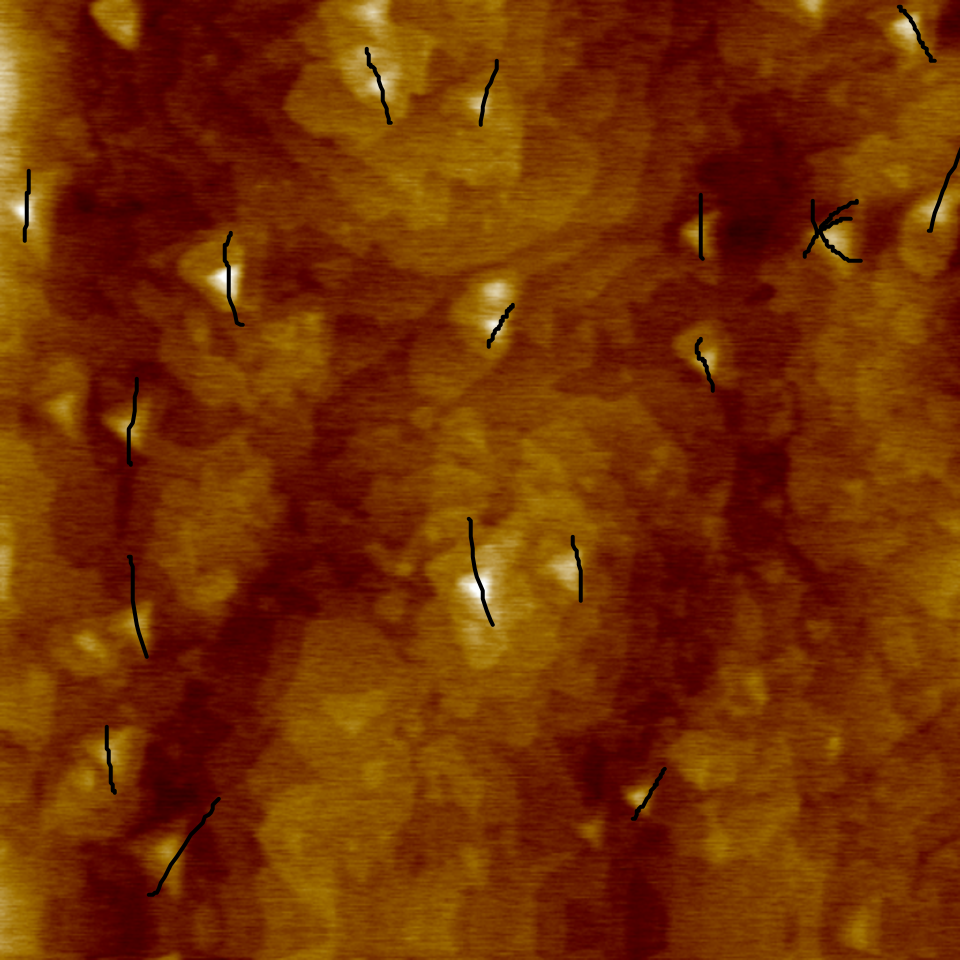
#> input picture M87 image 009 paint.tif, 1920 x 1920 px (shown at 1/2 size)
$ python find_dots_coco.py . 5 5
#> lines starting #> are read from the running program, lines starting #| are printed output that depends on the picture; after the words box and inside, x2 and y2 are one past the last pixel; in counts of white or black regions, pixels touching at a corner belong together
import os
import cv2
import copy
import numpy as np
import sys
import base64
import json
import pathlib
import argparse


COCO_ANNOTATION_STRUCTURE = {
    'segmentation': [], # [x1, y1, x2, y2, ...] (list of points for the polygon)
    'iscrowd': 0,
    'image_id': 0,
    'category_id': 1,
    'id': 0,
    'area': 0,
    'bbox': [], # [x, y, h, w]
}

OUTPUT_STRUCTURE = {
  "imageData": "",
  "imageHeight": 518,
  "imageWidth": 518
}

def main(image_dir, min_area, max_area):
#> called with image_dir = '.', min_area = 5, max_area = 5
    ann_id = 1
    img_id = 1
    image_dir = sys.argv[1]
    for curr_dir, next_dirs, files in os.walk(image_dir):
        for f in files:
            if not f.endswith('.tif'):
                continue

            image_path = os.path.join(curr_dir, f)
            with open(image_path, 'rb') as f:
                image_data = base64.b64encode(f.read())

            image = cv2.imread(image_path)
#> image is the input picture: shape (1920, 1920, 3); mean B, G, R 1.6, 48, 116.1

            #blur = cv2.medianBlur(image, 5)
            gray = cv2.cvtColor(image, cv2.COLOR_BGR2GRAY)
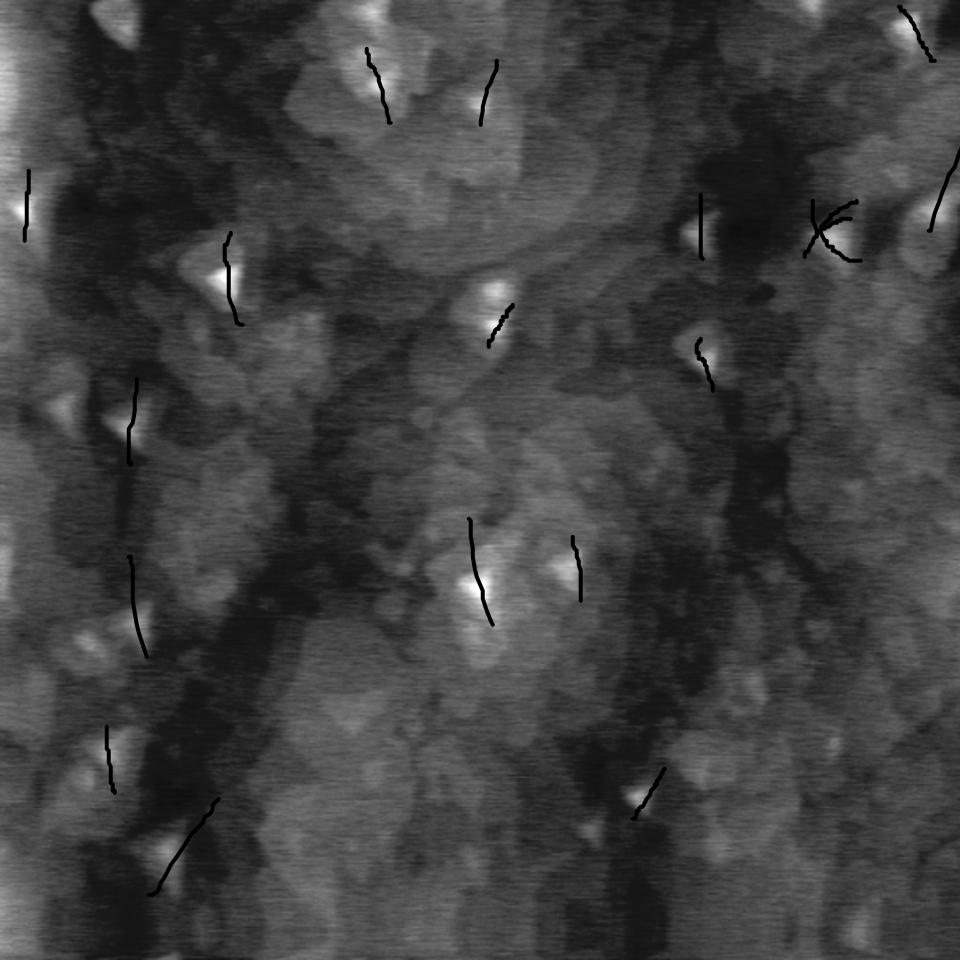
#> gray: shape (1920, 1920) (shown at 1/2 size); min 0, max 255, mean 63.1
            thresh = cv2.threshold(gray,160,255, cv2.THRESH_BINARY)[1]
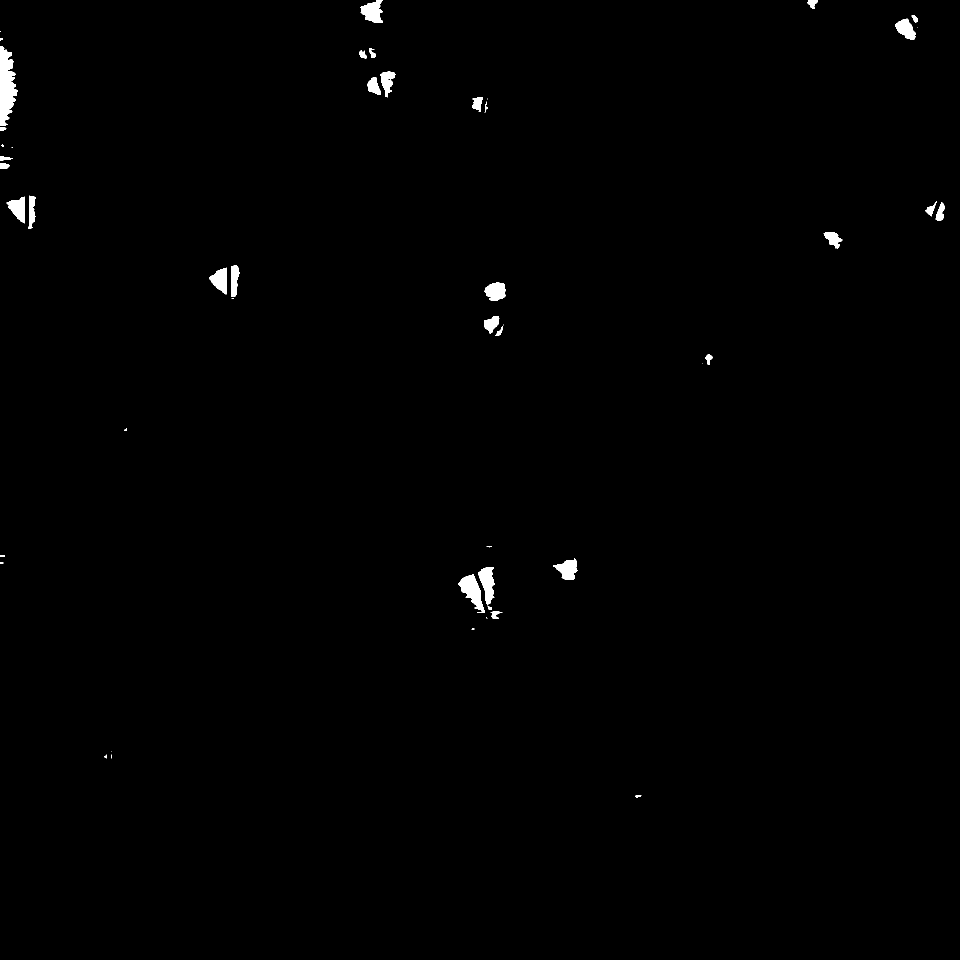
#> thresh: shape (1920, 1920) (shown at 1/2 size); 0.57% white; 49 white regions (15 under 20 px)

            cnts = cv2.findContours(thresh, cv2.RETR_EXTERNAL, cv2.CHAIN_APPROX_SIMPLE)
#> cnts = 49 contours, 18 with area under 20; largest, box (x1, y1, x2, y2) and area: (0, 93, 35, 252) 3452, (917, 1149, 970, 1226) 1742, (956, 1134, 990, 1210) 1378, (721, 0, 766, 46) 1260, (1106, 1116, 1155, 1160) 1144
            cnts = cnts[0] if len(cnts) == 2 else cnts[1]

            # find dots
            all_anns = []
            for c in cnts:
                area = cv2.contourArea(c)
                if (max_area >= area >= min_area):
                    cv2.drawContours(image, [c], -1, (36, 255, 12), 2)
                    anns = copy.deepcopy(COCO_ANNOTATION_STRUCTURE)

                    # get segmentations in format: [x1,y1,x2,y2..] and also find:
                    # - leftmost x
                    # - rightmost x
                    # - highest y
                    # - lowest y
                    segs = []
                    point_xy_list = c.squeeze().tolist() # [(x1,y1), (x2,y2), ...]
                    left_x = right_x = point_xy_list[0][0]
                    top_y = bottom_y = point_xy_list[0][1]
                    for x,y in point_xy_list:
                       segs.extend([x,y])
                       left_x = min(left_x, x)
                       right_x = max(right_x, x)
                       top_y = max(top_y, y)
                       bottom_y = min(bottom_y, y)

                    # get bbox in format: [x, y, h, w]
                    height = top_y - bottom_y
                    width = right_x - left_x
                    anns['segmentation'] = [segs]
                    anns['area'] = area
                    anns['bbox'] = [left_x, top_y, right_x, bottom_y]
                    anns['id'] = ann_id
                    anns['image_id'] = img_id
                    all_anns.append(anns)
                    ann_id += 1
#> this loop made 49 passes
#> area on passes 1, 7, 8, 9, 10, 12, 17, 18, 20, 22, 23, 24: 30, 154.5, 28, 1742.5, 1377.5, 1143.5, 148, 95, 595.5, 1119, 1056.5, 759.5
#> after the loop, all_anns = []; ann_id = 1

            # dump to json
            output = copy.deepcopy(OUTPUT_STRUCTURE)
            output['imageData'] = image_data
            output['imageWidth'] = thresh.shape[0]
            output['imageHeight'] = thresh.shape[1]
            output['imagePath'] = image_path
            output['annotations'] = all_anns

            p = pathlib.Path(image_path)
            output_path = os.path.join(curr_dir, p.stem + '_coco.json')
            with open(output_path, 'w') as f:
#> (the run stopped early here; a loop or call above may not have finished)

$ run again, on M87 image 010 paint.tif
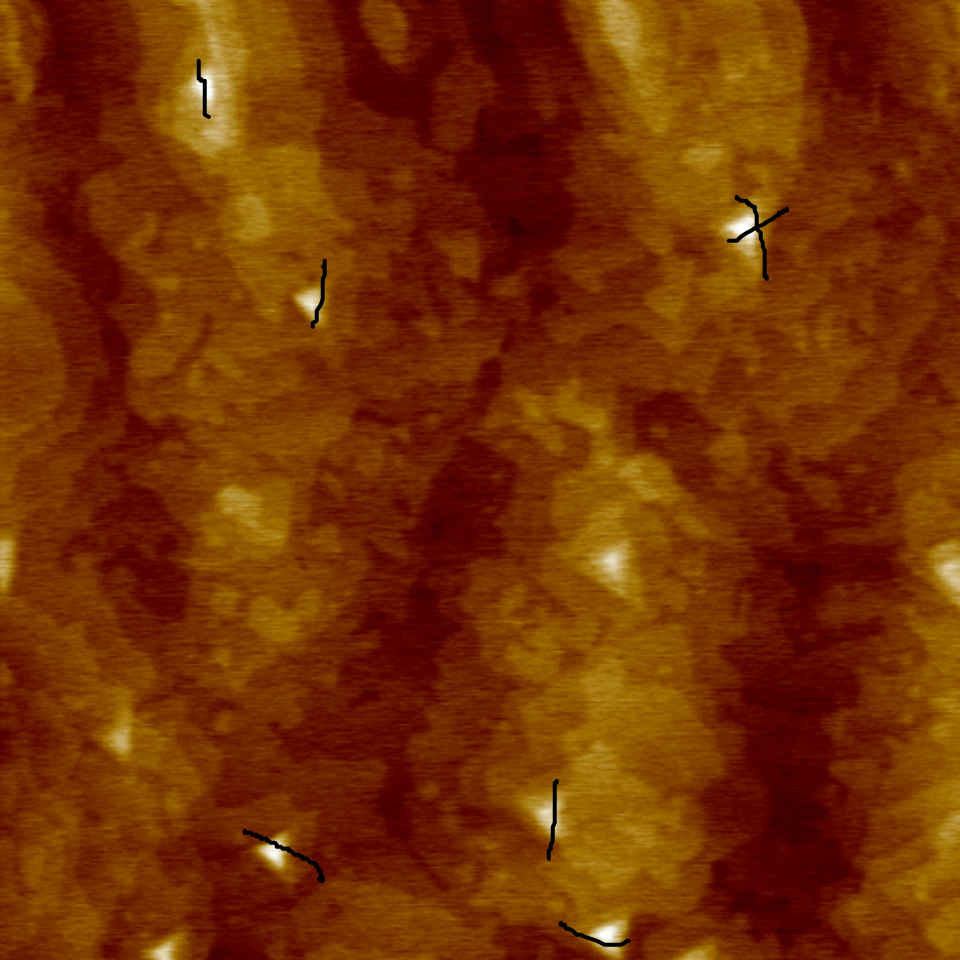
#> input picture M87 image 010 paint.tif, 1920 x 1920 px (shown at 1/2 size)
#> in main, image is the input picture: shape (1920, 1920, 3); mean B, G, R 1.7, 48.2, 116.7
#> in main, `gray = cv2.cvtColor(image, cv2.COLOR_BGR2GRAY)`:
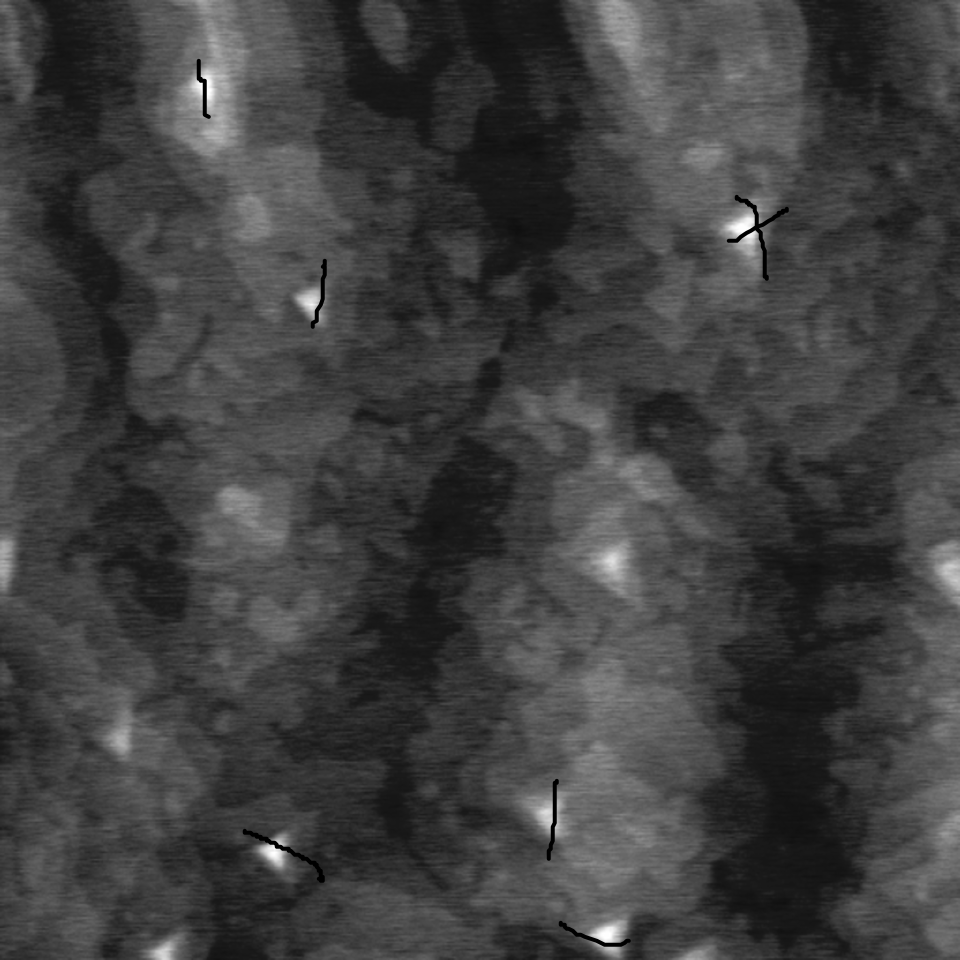
#> gray: shape (1920, 1920) (shown at 1/2 size); min 0, max 255, mean 63.4
#> in main, `thresh = cv2.threshold(gray,160,255, cv2.THRESH_BINARY)[1]`:
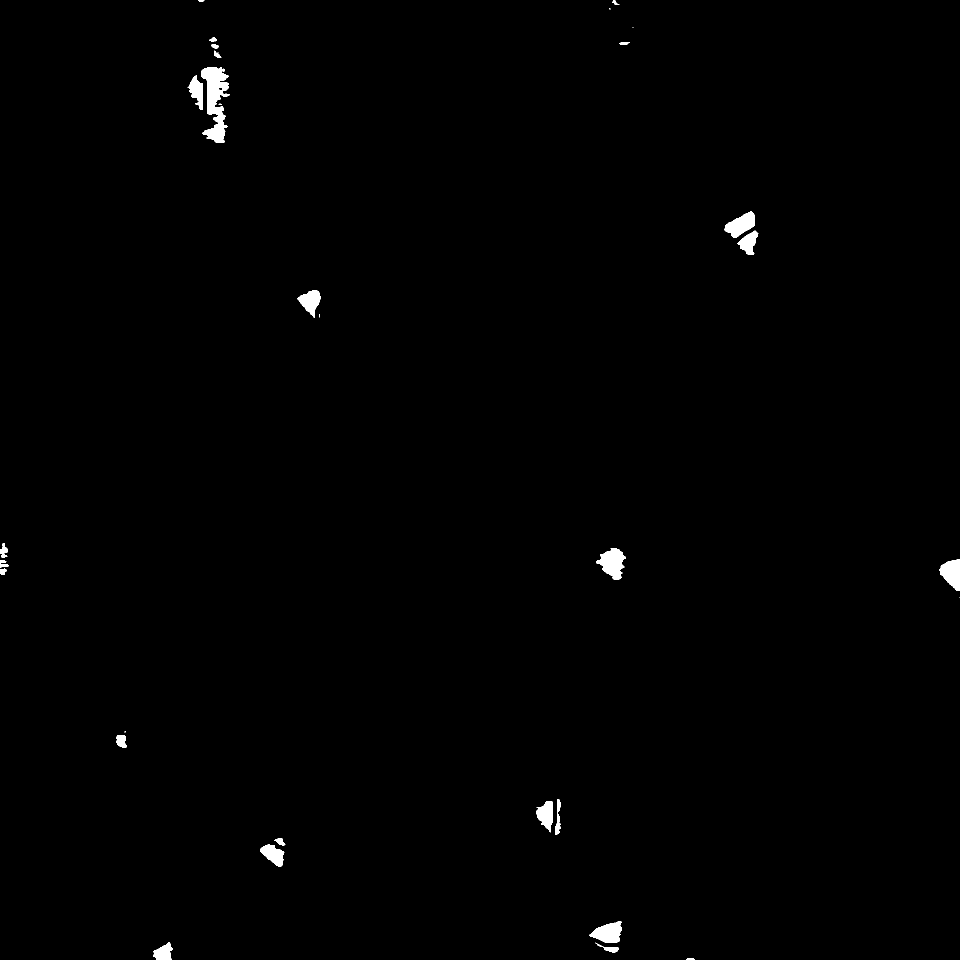
#> thresh: shape (1920, 1920) (shown at 1/2 size); 0.59% white; 32 white regions (7 under 20 px)
#> cnts = 32 contours, 7 with area under 20; largest, box (x1, y1, x2, y2) and area: (402, 134, 460, 286) 4434, (1192, 1096, 1252, 1160) 2122, (1448, 422, 1509, 476) 1734, (1179, 1843, 1244, 1885) 1727, (1879, 1118, 1920, 1182) 1678
#> the loop in main, `for c in cnts:` made 32 passes
#> area on passes 1 to 8: 29, 243, 850, 1727, 1208, 150.5, 1206.5, 377
#> after the loop in main, `for c in cnts:`: all_anns = 1 item; ann_id = 2

$ run again, on M87 image 013 paint.tif
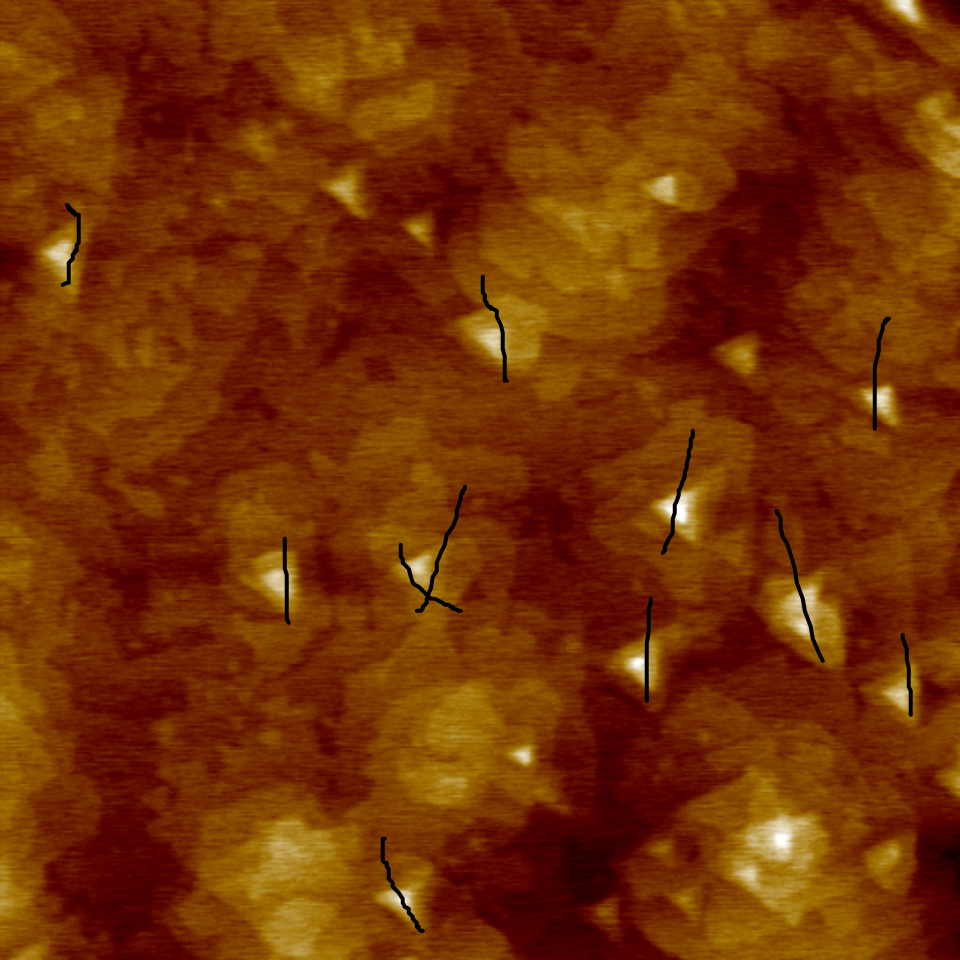
#> input picture M87 image 013 paint.tif, 1920 x 1920 px (shown at 1/2 size)
#> in main, image is the input picture: shape (1920, 1920, 3); mean B, G, R 2.1, 48.3, 116.3
#> in main, `gray = cv2.cvtColor(image, cv2.COLOR_BGR2GRAY)`:
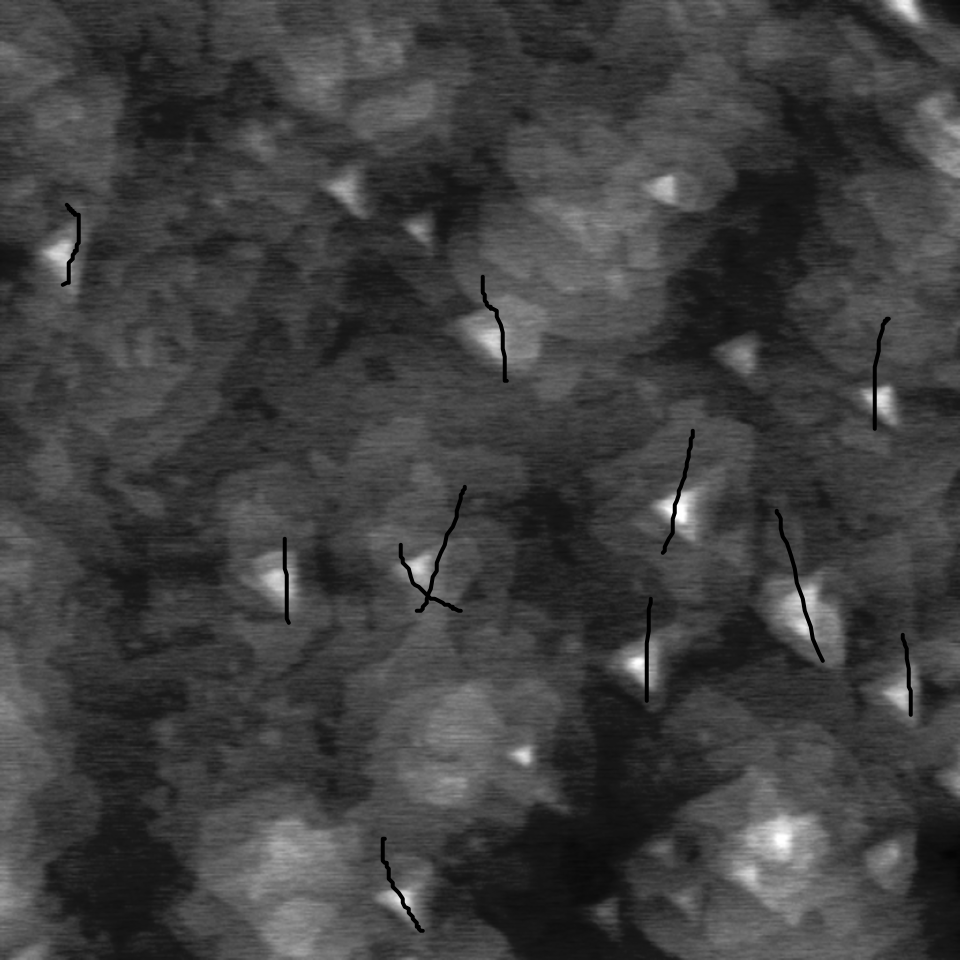
#> gray: shape (1920, 1920) (shown at 1/2 size); min 0, max 255, mean 63.4
#> in main, `thresh = cv2.threshold(gray,160,255, cv2.THRESH_BINARY)[1]`:
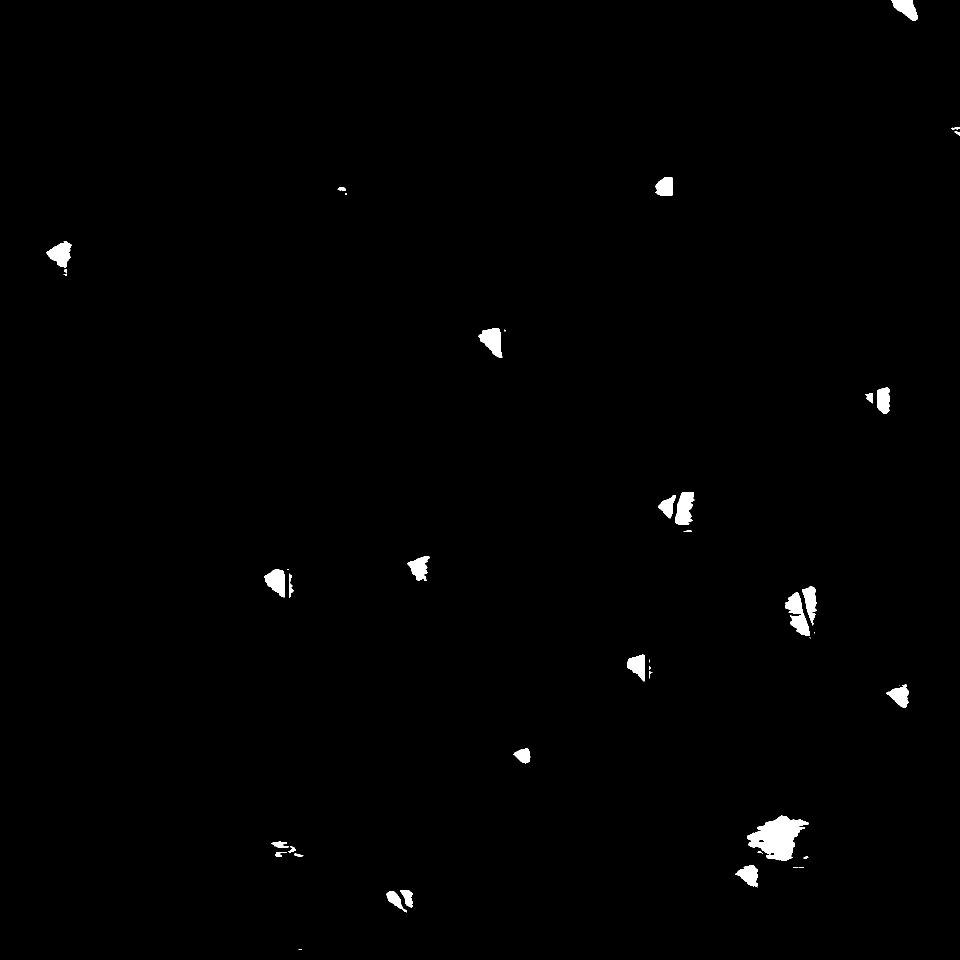
#> thresh: shape (1920, 1920) (shown at 1/2 size); 0.77% white; 46 white regions (15 under 20 px)
#> cnts = 46 contours, 16 with area under 20; largest, box (x1, y1, x2, y2) and area: (1494, 1631, 1618, 1722) 6022, (1570, 1184, 1620, 1272) 1976, (1350, 984, 1389, 1050) 1737, (957, 657, 1005, 715) 1602, (93, 482, 143, 536) 1494
#> the loop in main, `for c in cnts:` made 46 passes
#> area on passes 2, 3, 7, 8, 9, 11, 13, 14: 614.5, 476, 1110.5, 22.5, 52.5, 81, 69, 217.5
#> after the loop in main, `for c in cnts:`: all_anns = []; ann_id = 1
